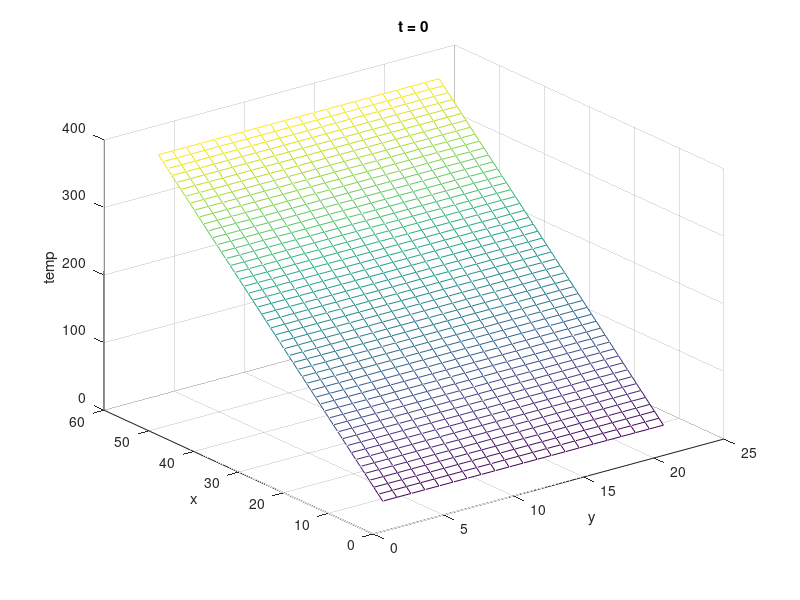
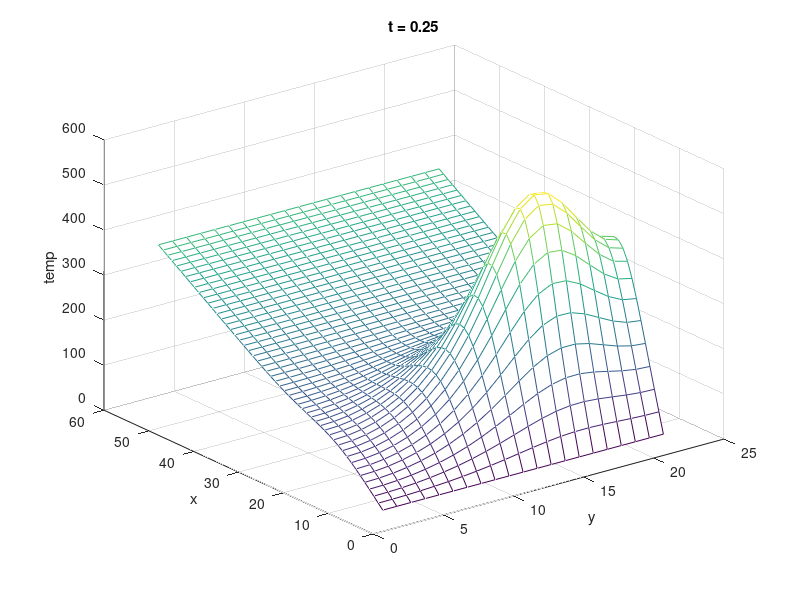
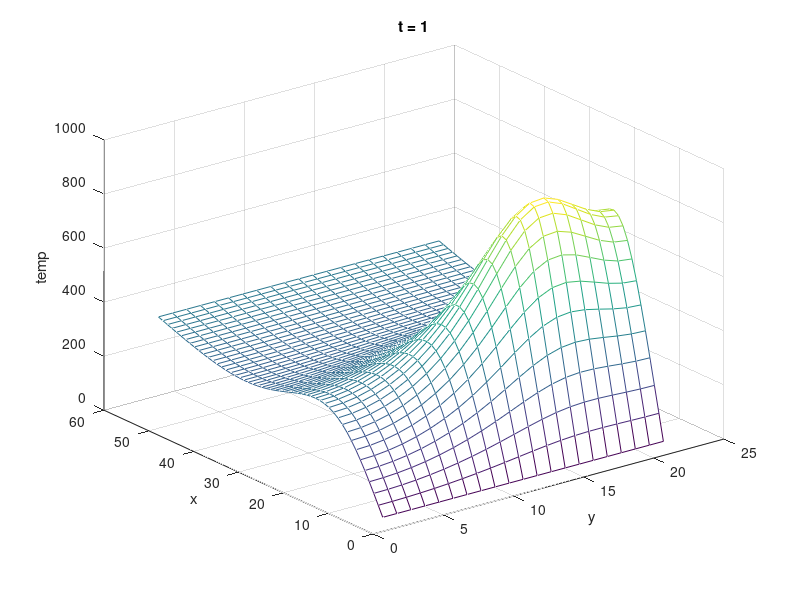
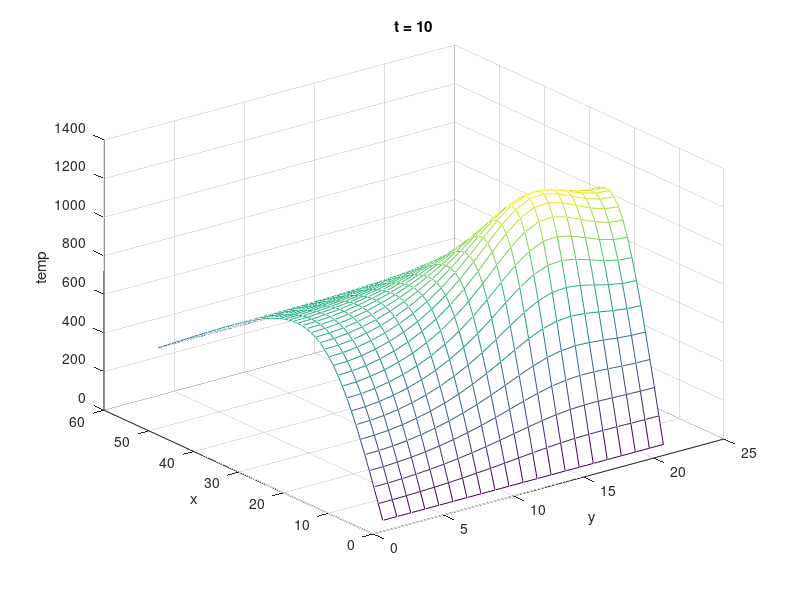

Source code (MATLAB) for these figures, in order:
clear all, close all, clc

u0 = 40;
u5 = 400;

Lx = 5;
Ly = 2;
h = 0.1;

N = (Lx/h)-1;
M = (Ly/h)+1;

xvec = h:h:Lx-h;
yvec = h:h:Ly+h;

%% A - matrix

A = diag([4+zeros(1,N*M)], 0);

A = A + diag(-1+zeros(1,N*M-1), 1);
A = A + diag(-1+zeros(1,N*M-1), -1);

A = A + diag(-1+zeros(1,N*(M-1)), N);
A = A + diag(-1+zeros(1,N*(M-1)), -N);

for i = 1:M-1
    A(i*N,i*N+1) = 0;
    A(i*N+1,i*N) = 0;
end

for n = 1:N
    A(n, N+n) = -2;
    A(N*(M-1)+n, N*(M-2)+n) = -2;
end

A = -(1/h^2)*A;
A = sparse(A);


%% gx - matrix and f - matrix

bcx = zeros(N,1);
bcx(1) = u0;
bcx(end) = u5;
gx = bcx;
for i = 1:M-1
    gx = [gx; bcx];
end

gx = (1/h^2)*gx;


ff = @(x,y) 6000*exp(-5*((x-1)^2) - 10*((y-1.5)^2));

fc = [];
for y = yvec
    for x = xvec
        fc = [fc; ff(x,y)];
    end
end

b = fc + gx;



%% Solve u (Crank-Nicolson)

close all, clc

I = eye(N*M);
I = sparse(I);
taulim = 10;
C = 1;
dt = C*(h^2);
tau = dt:dt:taulim;

%u0 (t=0)
u0func = @(x,y) 40+72*x;
u = [];
for y = yvec
    for x = xvec
        u = [u; u0func(x,y)];
    end
end

% Crank-Nicolson
U = u;
for t = tau
    u = (sparse((I-(1/2)*dt.*A)))\( sparse(((I+((1/2)*dt.*A))*u) + dt.*b) );
    
    U = [U u];
end



Ut = U(:,1);
Ut = reshape(Ut, N, M);
Ut = [u0 + zeros(1,size(Ut,2)); Ut; u5 + zeros(1,size(Ut,2))];
mesh(Ut)
title('t = 0')
xlabel('y')
ylabel('x')
zlabel('temp')

figure
Ut = U(:,round(0.25/dt)+1);
Ut = reshape(Ut, N, M);
Ut = [u0 + zeros(1,size(Ut,2)); Ut; u5 + zeros(1,size(Ut,2))];
mesh(Ut)
title('t = 0.25')
xlabel('y')
ylabel('x')
zlabel('temp')

figure
Ut = U(:,round(1/dt)+1);
Ut = reshape(Ut, N, M);
Ut = [u0 + zeros(1,size(Ut,2)); Ut; u5 + zeros(1,size(Ut,2))];
mesh(Ut)
title('t = 1')
xlabel('y')
ylabel('x')
zlabel('temp')

figure
Ut = U(:,round(10/dt)+1);
Ut = reshape(Ut, N, M);
Ut = [u0 + zeros(1,size(Ut,2)); Ut; u5 + zeros(1,size(Ut,2))];
mesh(Ut)
title('t = 10')
xlabel('y')
ylabel('x')
zlabel('temp')

figure
Ut = U(N/h+3/h,:);
tau = [0 tau];
plot(tau, Ut)
hold on
plot(tau, 782.4*ones(length(tau),1))
legend('(3,1) over time', '2c', 'Location', 'Best') 
title('(x,y) = (3,1)')
xlabel('time')
ylabel('temp')






